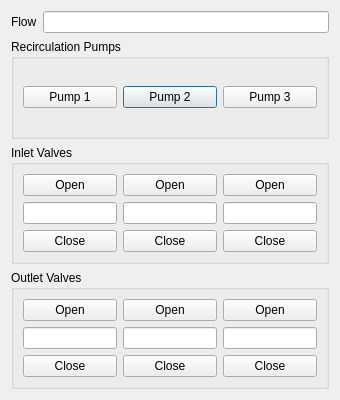
<?xml version="1.0" encoding="UTF-8"?>
<ui version="4.0">
 <class>Loop2</class>
 <widget class="QDialog" name="Loop2">
  <property name="geometry">
   <rect>
    <x>0</x>
    <y>0</y>
    <width>340</width>
    <height>400</height>
   </rect>
  </property>
  <property name="windowTitle">
   <string>Reactor Loop 2</string>
  </property>
  <layout class="QVBoxLayout" name="verticalLayout">
   <item>
    <layout class="QVBoxLayout" name="verticalLayout_3">
     <item>
      <layout class="QHBoxLayout" name="layoutLoop2Flow">
       <item>
        <widget class="QLabel" name="labelLoop2Flow">
         <property name="text">
          <string>Flow</string>
         </property>
        </widget>
       </item>
       <item>
        <widget class="QLineEdit" name="lineLoop2Flow"/>
       </item>
      </layout>
     </item>
     <item>
      <widget class="QGroupBox" name="groupLoop2Pump">
       <property name="title">
        <string>Recirculation Pumps</string>
       </property>
       <layout class="QGridLayout" name="gridLayout_7">
        <item row="0" column="1">
         <widget class="QPushButton" name="buttonLoop2Pump2">
          <property name="text">
           <string>Pump 2</string>
          </property>
          <property name="checkable">
           <bool>true</bool>
          </property>
         </widget>
        </item>
        <item row="0" column="0">
         <widget class="QPushButton" name="buttonLoop2Pump1">
          <property name="text">
           <string>Pump 1</string>
          </property>
          <property name="checkable">
           <bool>true</bool>
          </property>
         </widget>
        </item>
        <item row="0" column="2">
         <widget class="QPushButton" name="buttonLoop2Pump3">
          <property name="text">
           <string>Pump 3</string>
          </property>
          <property name="checkable">
           <bool>true</bool>
          </property>
         </widget>
        </item>
       </layout>
      </widget>
     </item>
     <item>
      <widget class="QGroupBox" name="groupLoop2Inlet">
       <property name="title">
        <string>Inlet Valves</string>
       </property>
       <layout class="QGridLayout" name="gridLayout_8">
        <item row="0" column="1">
         <widget class="QPushButton" name="buttonLoop2Inlet2Open">
          <property name="text">
           <string>Open</string>
          </property>
         </widget>
        </item>
        <item row="0" column="2">
         <widget class="QPushButton" name="buttonLoop2Inlet3Open">
          <property name="text">
           <string>Open</string>
          </property>
         </widget>
        </item>
        <item row="1" column="0">
         <widget class="QLineEdit" name="lineLoop2Inlet1"/>
        </item>
        <item row="1" column="2">
         <widget class="QLineEdit" name="lineLoop2Inlet3"/>
        </item>
        <item row="0" column="0">
         <widget class="QPushButton" name="buttonLoop2Inlet1Open">
          <property name="text">
           <string>Open</string>
          </property>
         </widget>
        </item>
        <item row="1" column="1">
         <widget class="QLineEdit" name="lineLoop2Inlet2"/>
        </item>
        <item row="2" column="0">
         <widget class="QPushButton" name="buttonLoop2Inlet1Close">
          <property name="text">
           <string>Close</string>
          </property>
         </widget>
        </item>
        <item row="2" column="1">
         <widget class="QPushButton" name="buttonLoop2Inlet2Close">
          <property name="text">
           <string>Close</string>
          </property>
         </widget>
        </item>
        <item row="2" column="2">
         <widget class="QPushButton" name="buttonLoop2Inlet3Close">
          <property name="text">
           <string>Close</string>
          </property>
         </widget>
        </item>
       </layout>
      </widget>
     </item>
     <item>
      <widget class="QGroupBox" name="groupLoop2Outlet">
       <property name="title">
        <string>Outlet Valves</string>
       </property>
       <layout class="QGridLayout" name="gridLayout_9">
        <item row="1" column="0">
         <widget class="QLineEdit" name="lineLoop2Outlet1"/>
        </item>
        <item row="1" column="2">
         <widget class="QLineEdit" name="lineLoop2Outlet3"/>
        </item>
        <item row="0" column="0">
         <widget class="QPushButton" name="buttonLoop2Outlet1Open">
          <property name="text">
           <string>Open</string>
          </property>
         </widget>
        </item>
        <item row="1" column="1">
         <widget class="QLineEdit" name="lineLoop2Outlet2"/>
        </item>
        <item row="0" column="2">
         <widget class="QPushButton" name="buttonLoop2Outlet3Open">
          <property name="text">
           <string>Open</string>
          </property>
         </widget>
        </item>
        <item row="0" column="1">
         <widget class="QPushButton" name="buttonLoop2Outlet2Open">
          <property name="text">
           <string>Open</string>
          </property>
         </widget>
        </item>
        <item row="2" column="0">
         <widget class="QPushButton" name="buttonLoop2Outlet1Close">
          <property name="text">
           <string>Close</string>
          </property>
         </widget>
        </item>
        <item row="2" column="1">
         <widget class="QPushButton" name="buttonLoop2Outlet2Close">
          <property name="text">
           <string>Close</string>
          </property>
         </widget>
        </item>
        <item row="2" column="2">
         <widget class="QPushButton" name="buttonLoop2Outlet3Close">
          <property name="text">
           <string>Close</string>
          </property>
         </widget>
        </item>
       </layout>
      </widget>
     </item>
    </layout>
   </item>
  </layout>
 </widget>
 <resources/>
 <connections/>
</ui>
